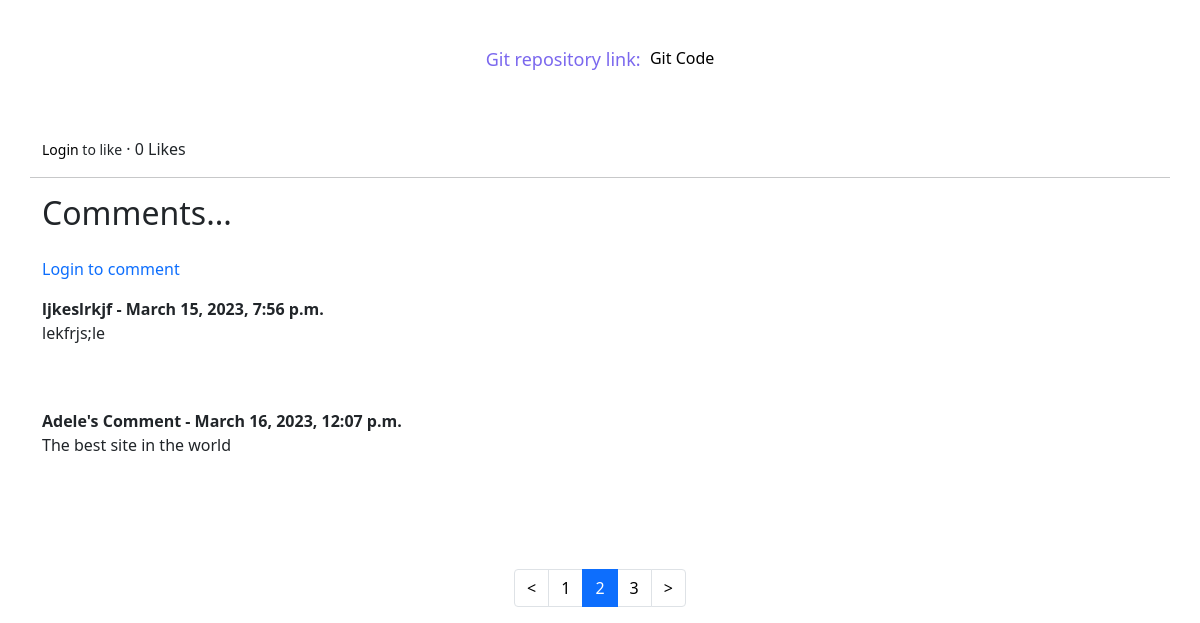
The app's page /project/weather-app/?other-page=2 (lower part), older data.
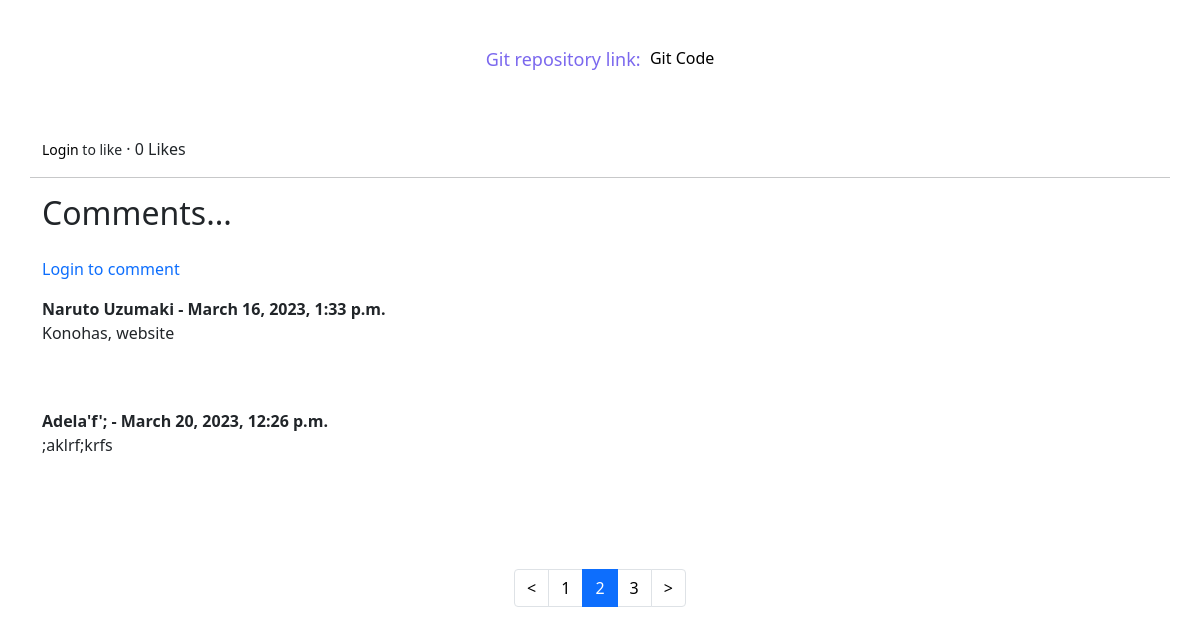
The same page, newer data.
### WebPortfolioApp/models.py (models this page shows, shortened)
class Comment(models.Model):
    project = models.ForeignKey(PortfolioStructure, related_name='comments', on_delete=models.CASCADE)
    name = models.CharField(max_length=255)
    body = models.TextField()
    commentator = models.ForeignKey(User, blank=True, null=True, on_delete=models.SET_NULL)
    date_added = models.DateTimeField(auto_now_add=True)

### WebPortfolioApp/views.py (the view)
# urls.py: path('project/<slug:proj_slug>/', ProjectDetail.as_view(), name='project'),
class ProjectDetail(DetailView):
    model = PortfolioStructure
    template_name = 'WebPortfolioApp/details.html'
    slug_url_kwarg = 'proj_slug'
    context_object_name = 'project'
    def get_context_data(self, **kwargs):
        context = super().get_context_data(**kwargs)
        context["other_user_comments"] = Comment.objects.all().order_by('id')
        paginator = Paginator(context["other_user_comments"], 2)
        page_two = self.request.GET.get("other-page")
        try:
            context["other_user_comments"] = paginator.page(page_two)
        except PageNotAnInteger:
            context["other_user_comments"] = paginator.page(1)
        except EmptyPage:
            context["other_user_comments"] = paginator.page(paginator.num_pages)
        stuff = get_object_or_404(PortfolioStructure, slug=self.kwargs['proj_slug'])
        total_likes = stuff.total_likes()
        liked = False
        if stuff.likes.filter(id=self.request.user.id).exists():
            liked = True
        context['total_likes'] = total_likes
        context['liked'] = liked
        return context

### WebPortfolioApp/models.py (called while the page is built)
    def total_likes(self):
        return self.likes.count()

### WebPortfolioApp/templates/WebPortfolioApp/details.html (shortened to what this page needs)
{% extends 'WebPortfolioApp/base.html' %}
{% load i18n %}
{% block content %}
    <div class="container">
        <div class="row">
            <div class="col-8 mx-auto">
                    <div class="d-flex justify-content-center mt-5 mb-5"><p style="font-size: 18px; color: #7B68EE;">{% trans "Git repository link: " %} &nbsp;</p><a href="{{ project.git_url }}">Git Code</a></div>
            </div>
            <form action="{% url 'like_project' project.slug %}" method="POST">
            {% if user.is_authenticated %}
                {% if liked %}
                    <button type="submit" class="btn btn-danger" name="project_id" value="{{project.id}}">{% trans "Unlike" %}</button>
                {% else %}
                    <button type="submit" class="btn btn-primary" name="project_id" value="{{project.id}}">{% trans "Like" %}</button>
                {% endif %}
            {% else %}
                <small><a href="{% url 'login' %}">{% trans "Login" %}</a> {% trans "to like" %}</small>
            {% endif %}
                · {{ total_likes }} {% trans "Likes" %}
            </form>
            <hr class="mt-3">
            <h2 class="mb-4">{% trans "Comments..." %}</h2>
            <div id="other-user-comments">
                {% if not other_user_comments %}
                    {% trans "No comments yet..." %}<div class="mb-4"><a class="link-primary" href="{% url 'add_comment' project.slug %}">{% trans "Add comment" %}</a></div>
                {% else %}
                {% if user.is_authenticated %}
                <div class="mb-3"><a class="link-primary" href="{% url 'add_comment' project.slug %}">{% trans "Add comment" %}</a></div>
                {% else  %}
                <div class="mb-3"><a class="link-primary" href="{% url 'login' %}">{% trans "Login to comment" %}</a></div>
                {% endif %}
                    {% for comment in other_user_comments %}
                    <strong>
                        {{ comment.name }} -
                        {{ comment.date_added }}
                    </strong>
                    <br>
                    <p>{{ comment.body }}</p>
                    <br>
                    <br>
                    {% endfor %}
                {% endif %}
            </div>
            {% include 'WebPortfolioApp/pagination-two.html' %}
        </div>
    </div>
{% endblock %}

Row changes from the older to the newer data that the page shows:
no longer on this page (row unchanged): Comment: name "ljkeslrkjf", date_added "March 15, 2023, 7:56 p.m.", body "lekfrjs;le"
removed Comment: name "Adele's Comment", date_added "March 16, 2023, 12:07 p.m.", body "The best site in the world"
added Comment: name "Naruto Uzumaki", date_added "March 16, 2023, 1:33 p.m.", body "Konohas, website"
added Comment: name "Adela'f';", date_added "March 20, 2023, 12:26 p.m.", body ";aklrf;krfs"
